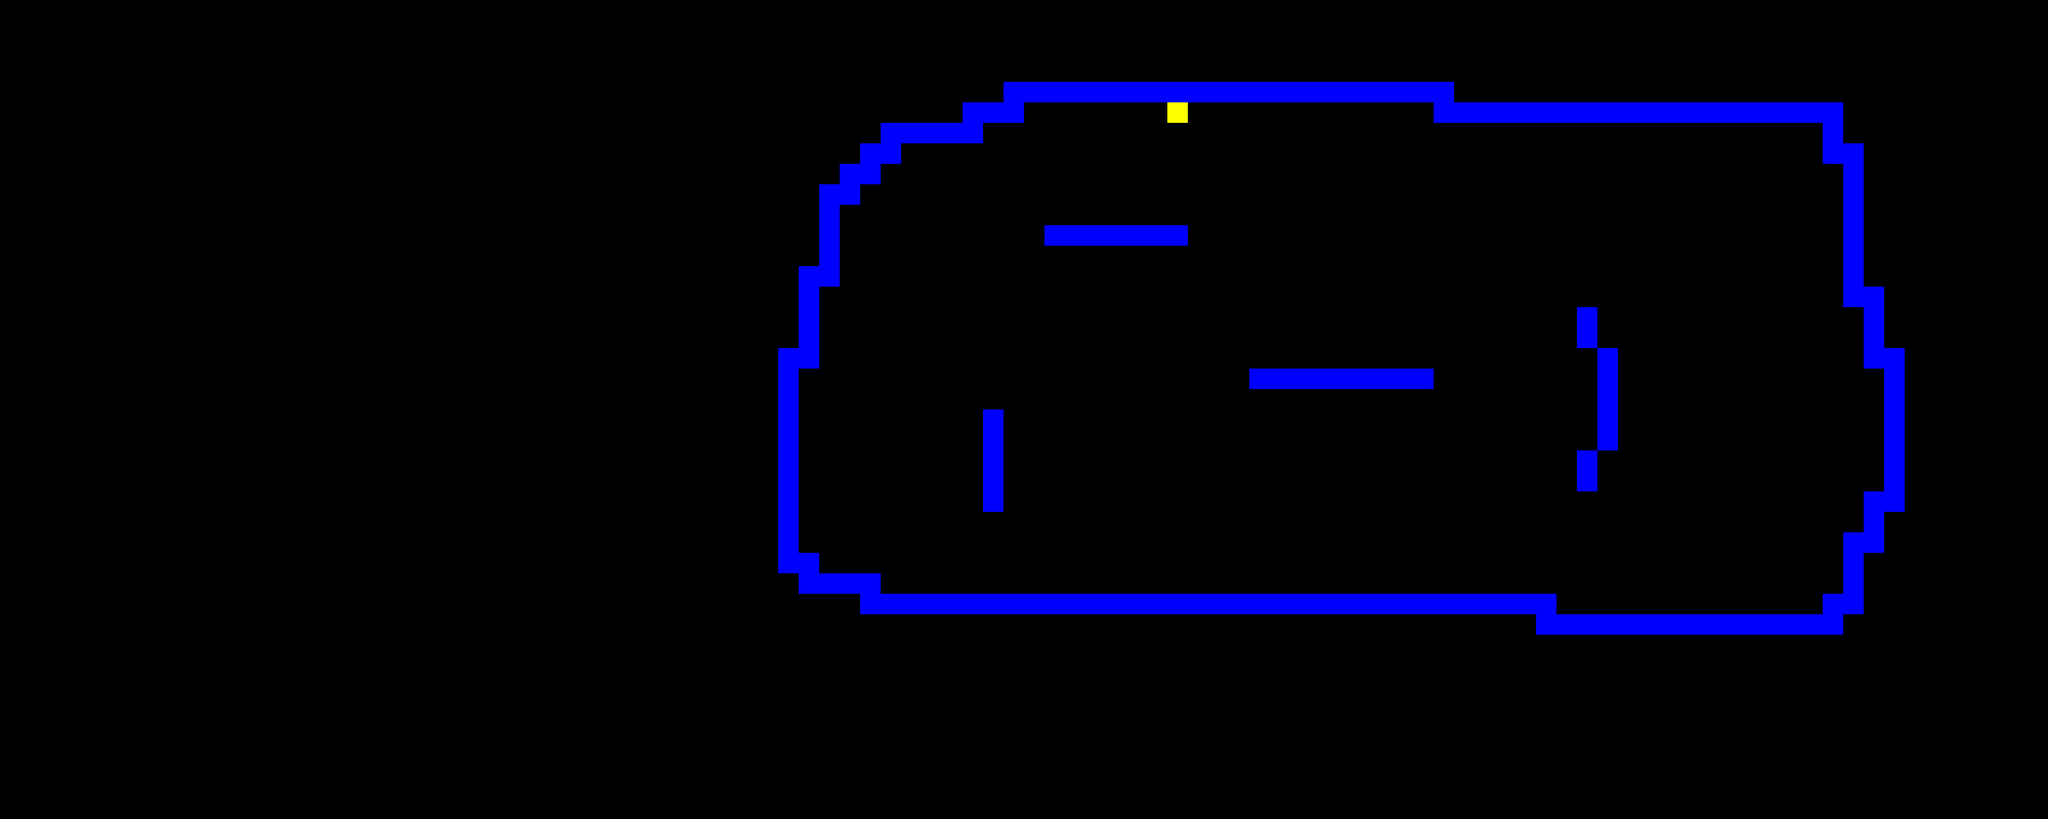

A 2D game scene composited from a Tiled map and its tileset images. What follows is a short description and the map's XML, with each tile layer's data collapsed to a summary:
An orthogonal 100x40 tile map with 60x60 px tiles, 1 tile layer (layer).

<map version="1.0" orientation="orthogonal" renderorder="right-down" width="100" height="40" tilewidth="60" tileheight="60">
 <tileset firstgid="1" name="TileSetImg" tilewidth="60" tileheight="60">
  <image source="TileSetImg.png" width="120" height="60" />
  <tile id="0">
   <properties>
    <property name="type" value="wall" />
   </properties>
  </tile>
  <tile id="1">
   <properties>
    <property name="type" value="spawn" />
   </properties>
  </tile>
 </tileset>
 <layer name="layer" width="100" height="40">
  <data>[4000 cells, 191 non-empty, 2 distinct tile ids]</data>
 </layer>
</map>
